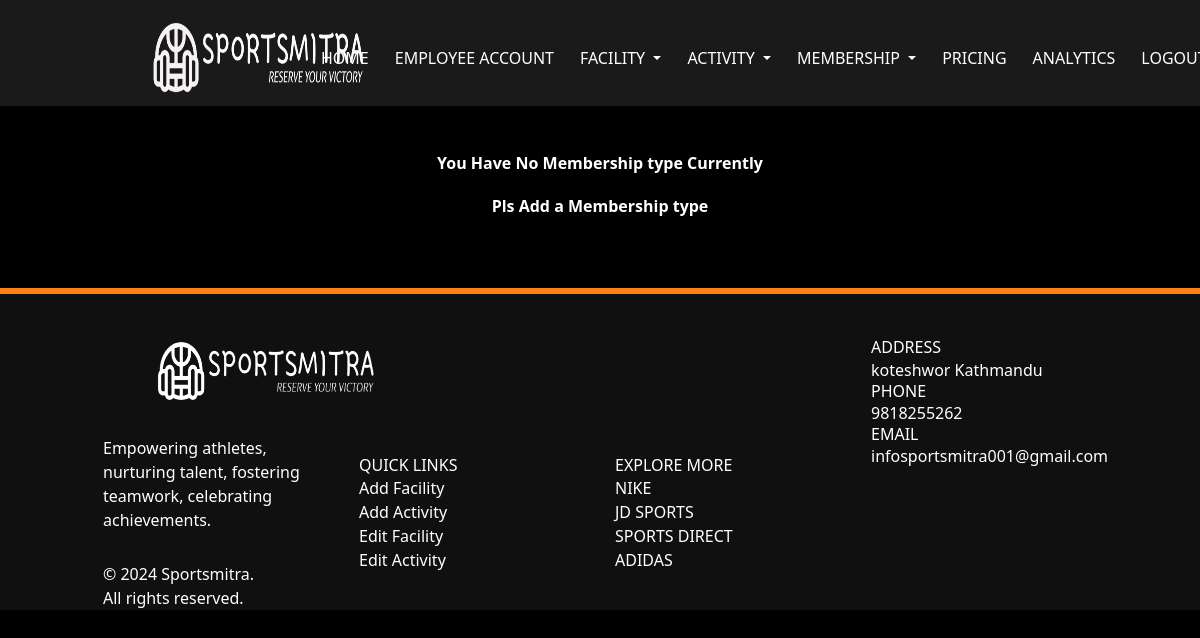
The page /mgr_edit_membership on the database as committed earlier.
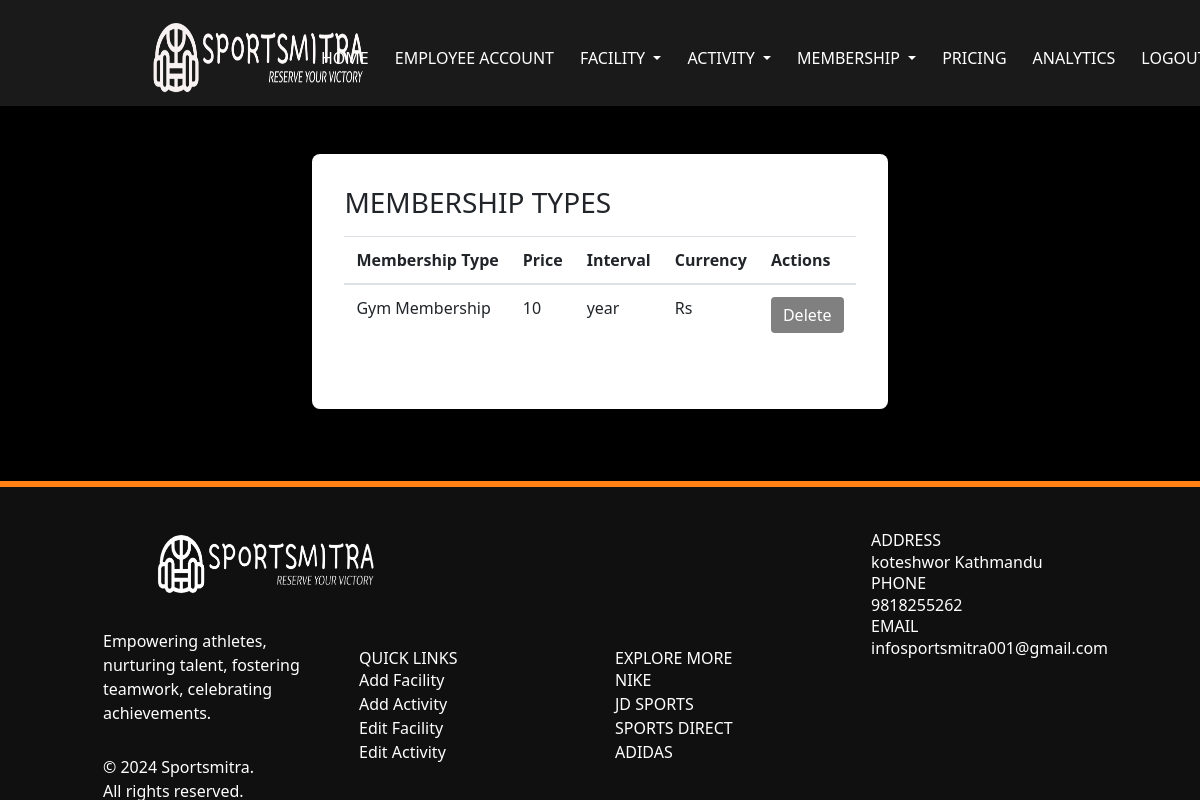
The same page on the database as committed later.
### app/models.py (models this page shows, shortened)
class Membership(db.Model):
    id = db.Column(db.Integer, primary_key=True)
    name = db.Column(db.String(500), index=True)
    price = db.Column(db.Float)
    interval = db.Column(db.String(50))
    currency = db.Column(db.String(50))

### app/views.py (the view)
@app.route('/mgr_edit_membership')
def view_memberships():
    memberships = Membership.query.all()
    return render_template('view_memtype.html', memberships=memberships)

### app/templates/view_memtype.html (shortened to what the changed rows need)
<html>
    <head>
    <link href="../static/css/animate.css" rel="stylesheet">
    <link rel="stylesheet" href="../static/css/bootstrap.min.css" type="text/css">
    <link rel="stylesheet" type="text/css" href="../static/css/style.css">
    <link rel="stylesheet" href="https://cdn.jsdelivr.net/npm/tailwindcss@latest/dist/tailwind.min.css">
    </head>
    <body>
    <br>
    <br>
         {% if memberships
        %}
        <div class="w-full flex items-center justify-center px-4">
          <div class="max-w-screen-xl">
            <div class="bg-white p-8 rounded-lg shadow-lg">
              <b><h1 class="h3 mb-3 font-weight-normal">MEMBERSHIP TYPES</h1></b>
              <div class="table-responsive">
                <table class="table table-hover w-full">
                  <thead>
                    <tr>
                        <th>Membership Type</th>
                        <th>Price</th>
                        <th>Interval</th>
                        <th>Currency</th>
                        <th>Actions</th>
                    </tr>
                  </thead>
                  <tbody>
                    {% for membership_type in memberships %}
                    <tr>
                        <td>{{ membership_type.name }}</td>
                        <td>{{ '%d' | format(membership_type.price) }}</td>
                        <td>{{ membership_type.interval }}</td>
                        <td>{{ membership_type.currency }}</td>
                        <td>
                          <form id="deleteForm" action="{{ url_for('delete_membership', membership_id=membership_type.id) }}" method="POST">
                            <button type="button" class="btn btn-custom" id="deleteButton">
                              Delete
                            </button>
                          </form>
                        </td>
                    </tr>
                    {% endfor %}
                  </tbody>
                </table>
              </div>
            </div>
          </div>
        </div>
        {% else %}
        <b
          ><h1 align="center" class="custom-text">
            You Have No Membership type Currently
          </h1></b
        ><br />
        <b
          ><h1 align="center" class="custom-text">
            Pls Add a Membership type
          </h1></b
        >
        {% endif %}
  <br>
  <br>
  <br>
  </body>
</html>

Rows that differ between the two databases and show on the page:
added Membership: name "Gym Membership", price "10", interval "year", currency "Rs"
Other text that changed with them:
text no longer shown: "You Have No Membership type Currently Pls Add a Membership type"
text now shown: "MEMBERSHIP TYPES Membership Type Price Interval Currency Actions"
